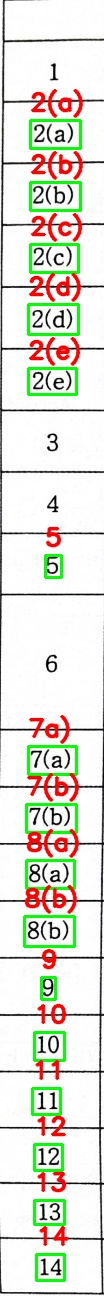
#> input picture AI/OCR_experiments/Easy/comparison_0404_2_parts/question_number.jpg, 104 x 1296 px
$ python -i line_detection.py   (imports and definitions only)
#> lines starting #> are read from the running program, lines starting #| are printed output that depends on the picture; after the words box and inside, x2 and y2 are one past the last pixel; in counts of white or black regions, pixels touching at a corner belong together
#> further down, picture is the input picture: shape (1296, 104, 3); mean B, G, R 216.1, 226.5, 226.4
'''
written by 오유석 0410
editted by 정다훈 0411

--- note by 정다훈 0411
수정한 'detect_and_crop_by_line' 함수 설명은 아래와 같다.

1. 파라미터
    - image_path
    - output_dir
    - is_answer
        question_number 이미지면 False, answer 이미지면 True로 입력하면 된다.
        이 파라미터에 따라 저장 파일명이 달라진다.


0514 수정 사항 by 정다훈:
- image_path 대신 image_dir_path를 받아 os.walk로 디렉토리를 순회하며 이미지 파일을 처리하도록 변경
- 이미지 파일명에 따라 is_answer 값을 설정하도록 변경
'''

import cv2
import numpy as np
import os

def enhance_horizontal_lines(image):
    # 그레이스케일로 변환
    gray = cv2.cvtColor(image, cv2.COLOR_BGR2GRAY)
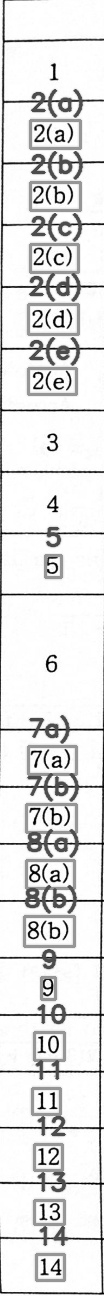
#> gray: shape (1296, 104); min 0, max 255, mean 225.3

    # 대비 향상
    clahe = cv2.createCLAHE(clipLimit=2.0, tileGridSize=(8,8))
    enhanced = clahe.apply(gray)

    # 노이즈 제거를 위한 블러
    blurred = cv2.GaussianBlur(enhanced, (5, 5), 0)
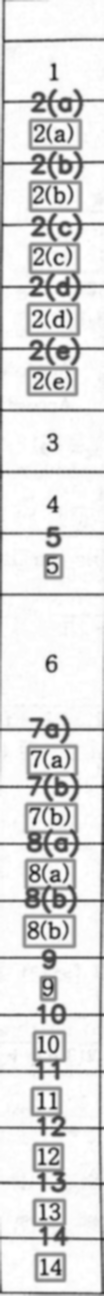
#> blurred: shape (1296, 104); min 36, max 255, mean 220.1

    # Otsu's 이진화로 자동 임계값 설정
    _, binary = cv2.threshold(blurred, 0, 255, cv2.THRESH_BINARY_INV + cv2.THRESH_OTSU)
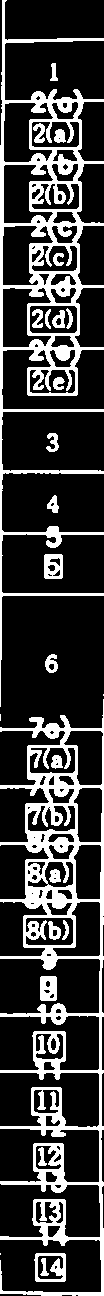
#> binary: shape (1296, 104); 22.4% white; 26 white regions (3 under 20 px), largest, box (x1, y1, x2, y2) and area: (0, 699, 104, 1296) 14688, (0, 0, 104, 707) 12245, (34, 1253, 66, 1282) 461

    # 수평선 강화
    horizontal_size = image.shape[1] // 2
#> horizontal_size = 52
    horizontal_kernel = cv2.getStructuringElement(cv2.MORPH_RECT, (horizontal_size, 1))
    horizontal_lines = cv2.morphologyEx(binary, cv2.MORPH_OPEN, horizontal_kernel, iterations=1)
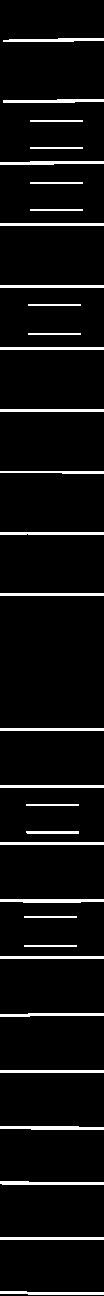
#> horizontal_lines: shape (1296, 104); 5.8% white; 31 white regions, largest, box (x1, y1, x2, y2) and area: (0, 899, 104, 903) 370, (0, 1126, 104, 1130) 360, (0, 1181, 104, 1185) 339

    return horizontal_lines

# [111 lines left out: functions detect_and_crop_by_lines, main, not called in this run]

# [2 lines not run here, left out]

>>> import cv2
>>> picture = cv2.imread('../../../OCR_experiments/Easy/comparison_0404_2_parts/question_number.jpg')
>>> result = enhance_horizontal_lines(picture)

$ run again, on AI/OCR_experiments/Easy/comparison_0404_2_parts/Normal.jpg
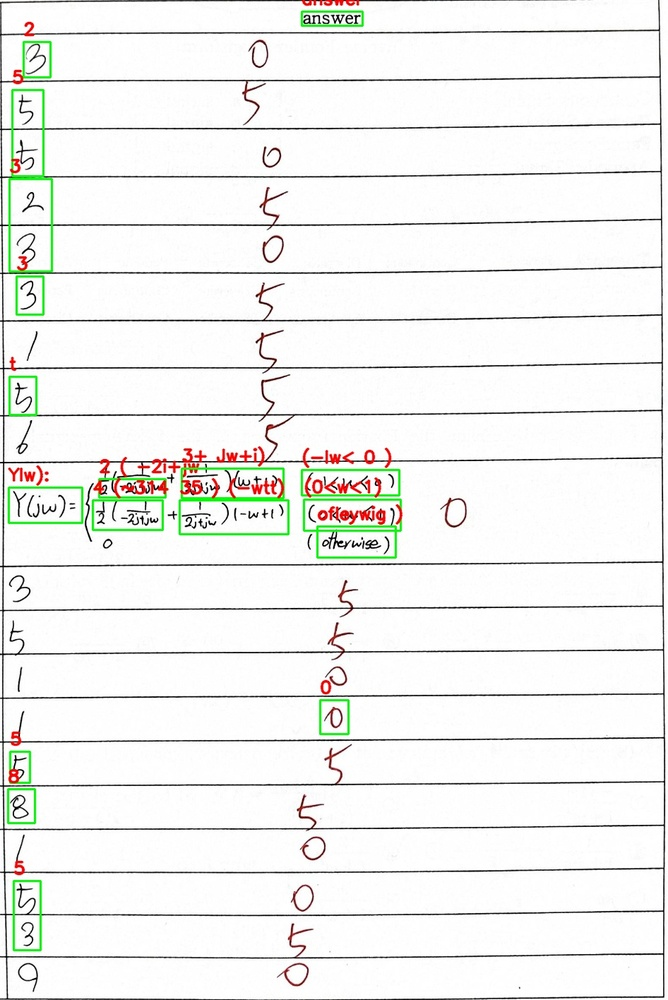
#> input picture AI/OCR_experiments/Easy/comparison_0404_2_parts/Normal.jpg, 668 x 1000 px, shrunk from 946 x 1416 before the run
#> picture is the input picture: shape (1000, 668, 3); mean B, G, R 239.4, 241.7, 240.9
#> in enhance_horizontal_lines, `_, binary = cv2.threshold(blurred, 0, 255, cv2.THRESH_BINARY_INV + cv2..`:
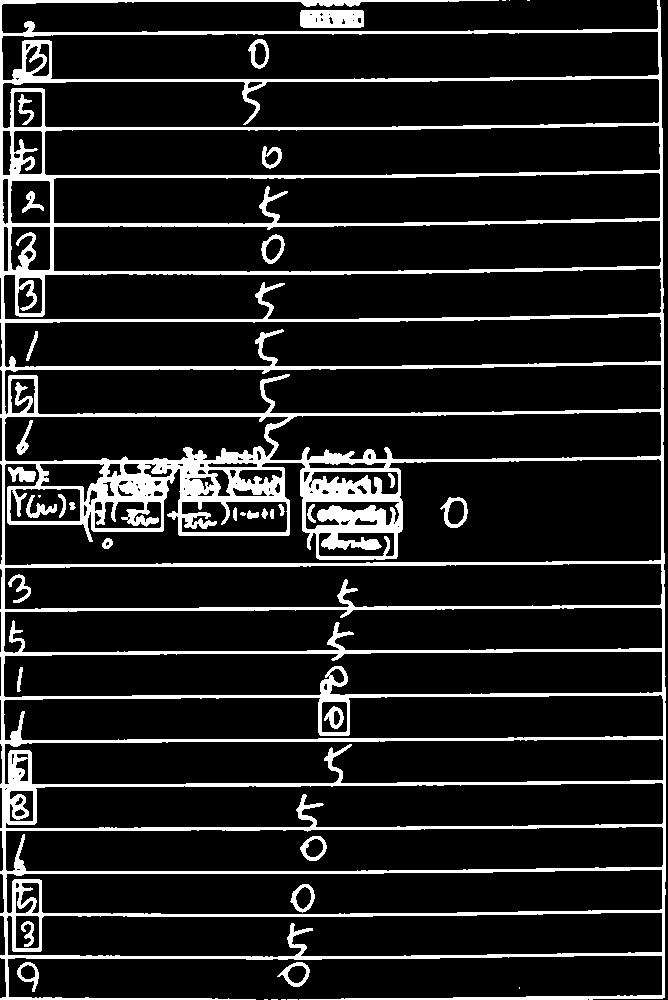
#> binary: shape (1000, 668); 12.8% white; 40 white regions (10 under 20 px), largest, box (x1, y1, x2, y2) and area: (0, 0, 666, 1000) 79676, (300, 10, 364, 28) 1083, (440, 497, 468, 528) 318
#> in enhance_horizontal_lines, `horizontal_lines = cv2.morphologyEx(binary, cv2.MORPH_OPEN, horizontal..`:
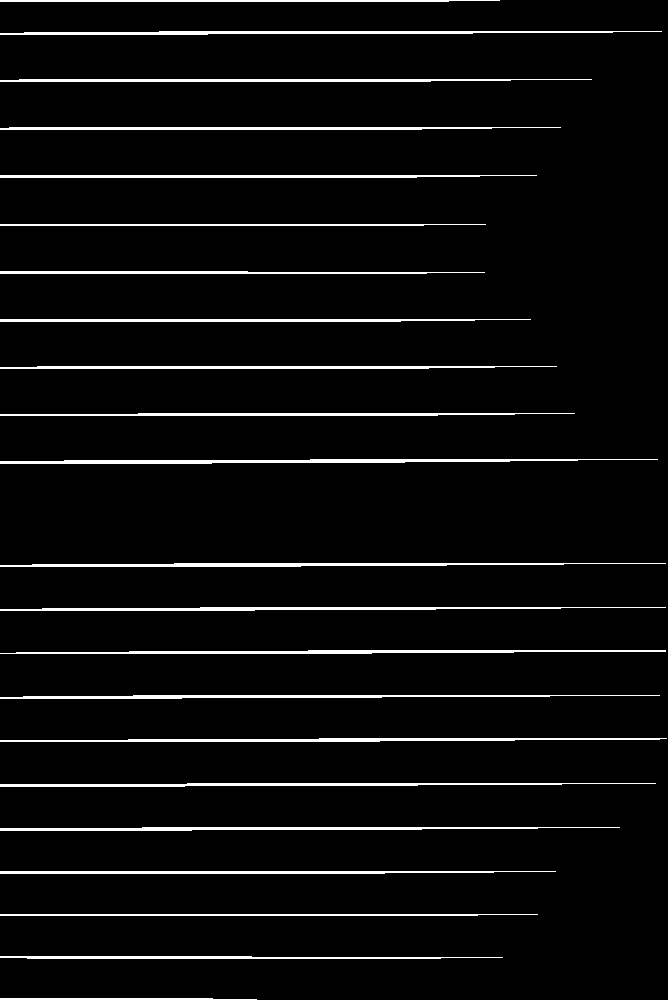
#> horizontal_lines: shape (1000, 668); 4.7% white; 22 white regions, largest, box (x1, y1, x2, y2) and area: (0, 459, 658, 464) 1989, (0, 738, 667, 742) 1775, (0, 31, 662, 35) 1773

$ run again, on AI/OCR_experiments/Easy/comparison_0404_2_parts/Normal_3.jpg
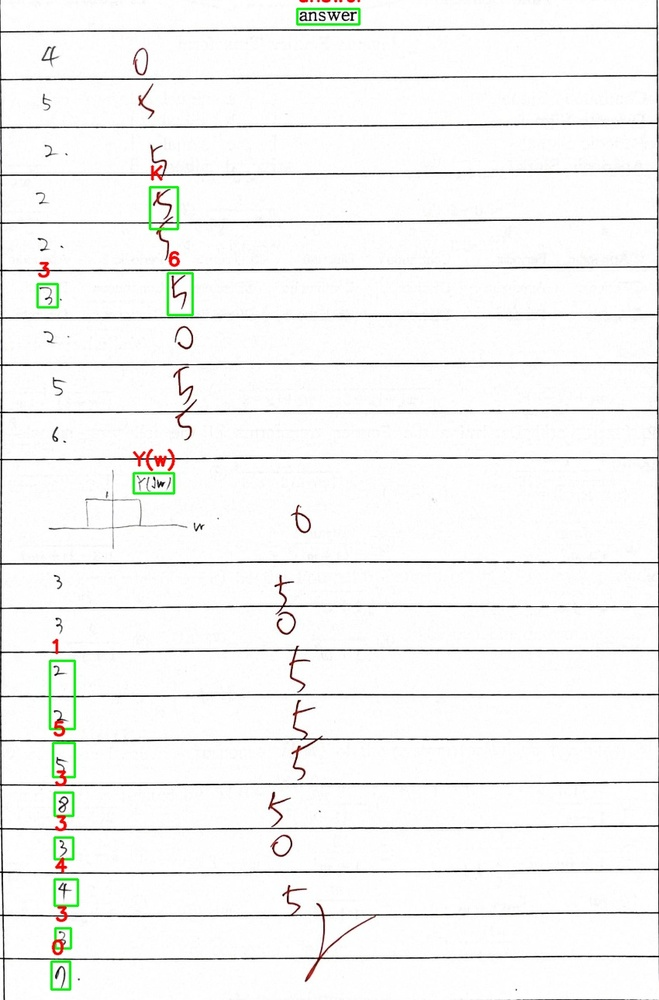
#> input picture AI/OCR_experiments/Easy/comparison_0404_2_parts/Normal_3.jpg, 659 x 1000 px, shrunk from 850 x 1290 before the run
#> picture is the input picture: shape (1000, 659, 3); mean B, G, R 243.4, 244.4, 244
#> in enhance_horizontal_lines, `_, binary = cv2.threshold(blurred, 0, 255, cv2.THRESH_BINARY_INV + cv2..`:
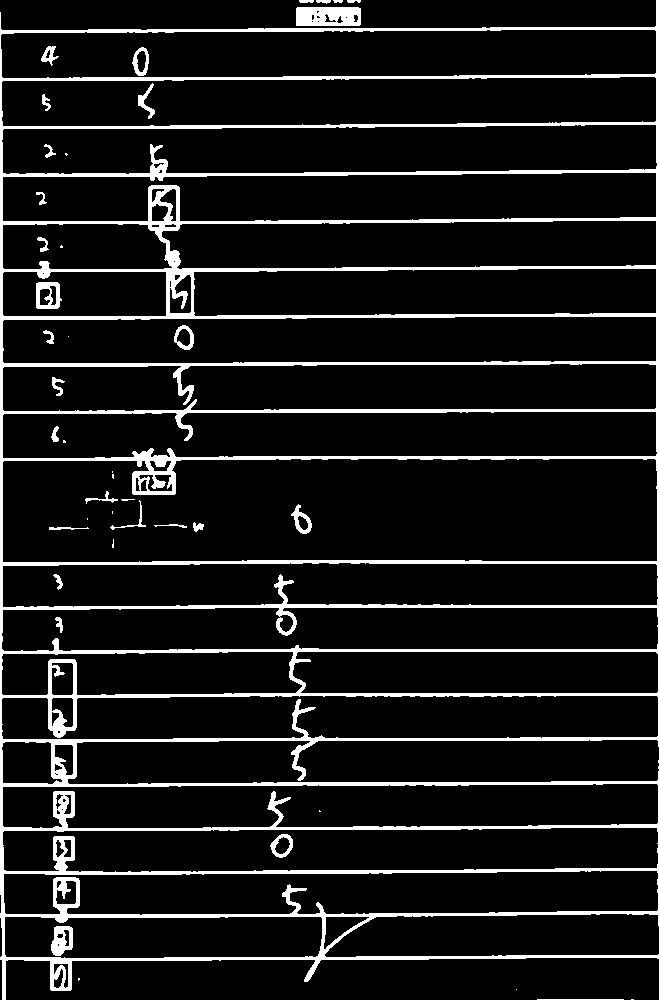
#> binary: shape (1000, 659); 9.7% white; 45 white regions (15 under 20 px), largest, box (x1, y1, x2, y2) and area: (0, 0, 659, 1000) 59110, (296, 7, 361, 26) 1136, (51, 926, 73, 956) 458
#> in enhance_horizontal_lines, `horizontal_lines = cv2.morphologyEx(binary, cv2.MORPH_OPEN, horizontal..`:
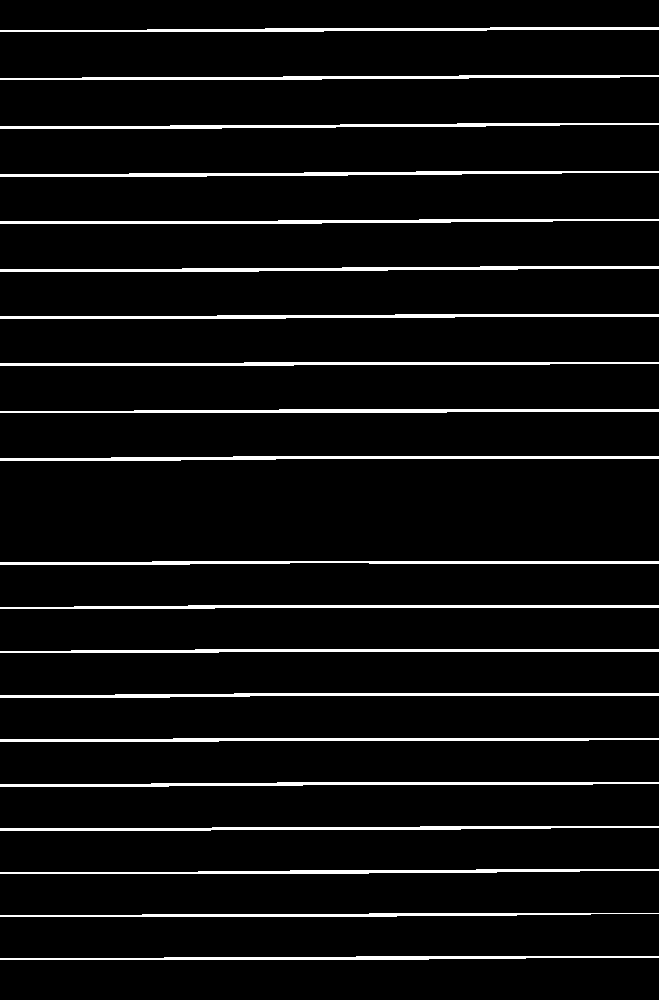
#> horizontal_lines: shape (1000, 659); 5.9% white; 20 white regions, largest, box (x1, y1, x2, y2) and area: (0, 266, 659, 272) 2138, (0, 314, 659, 319) 2106, (0, 456, 659, 461) 2090

$ run again, on AI/OCR_experiments/Easy/comparison_0404_2_parts/bad_handwriting_1.jpg
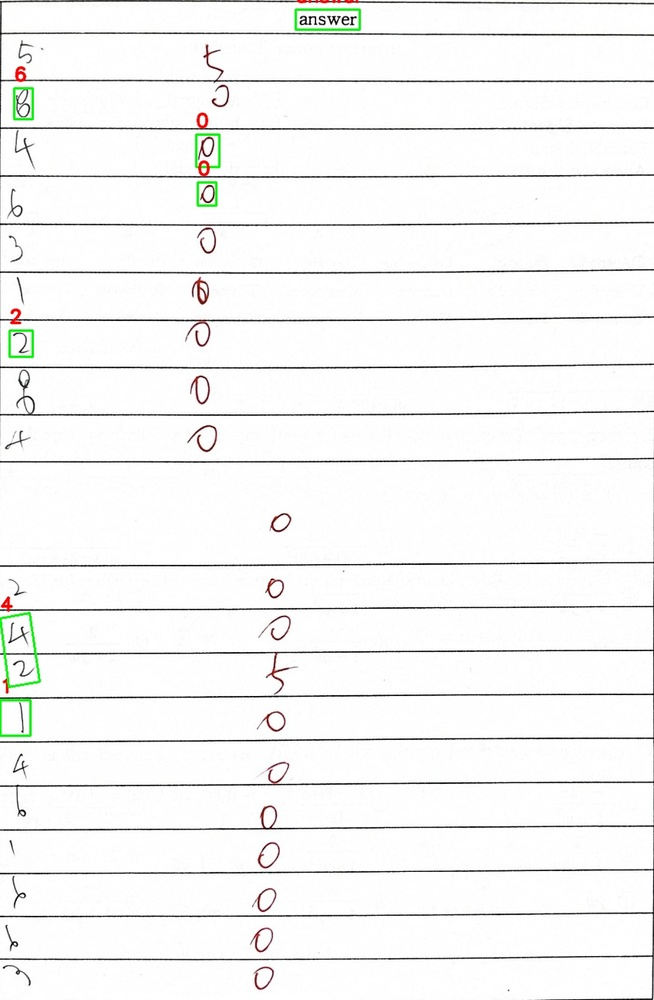
#> input picture AI/OCR_experiments/Easy/comparison_0404_2_parts/bad_handwriting_1.jpg, 654 x 1000 px, shrunk from 848 x 1296 before the run
#> picture is the input picture: shape (1000, 654, 3); mean B, G, R 244.5, 245.2, 245
#> in enhance_horizontal_lines, `_, binary = cv2.threshold(blurred, 0, 255, cv2.THRESH_BINARY_INV + cv2..`:
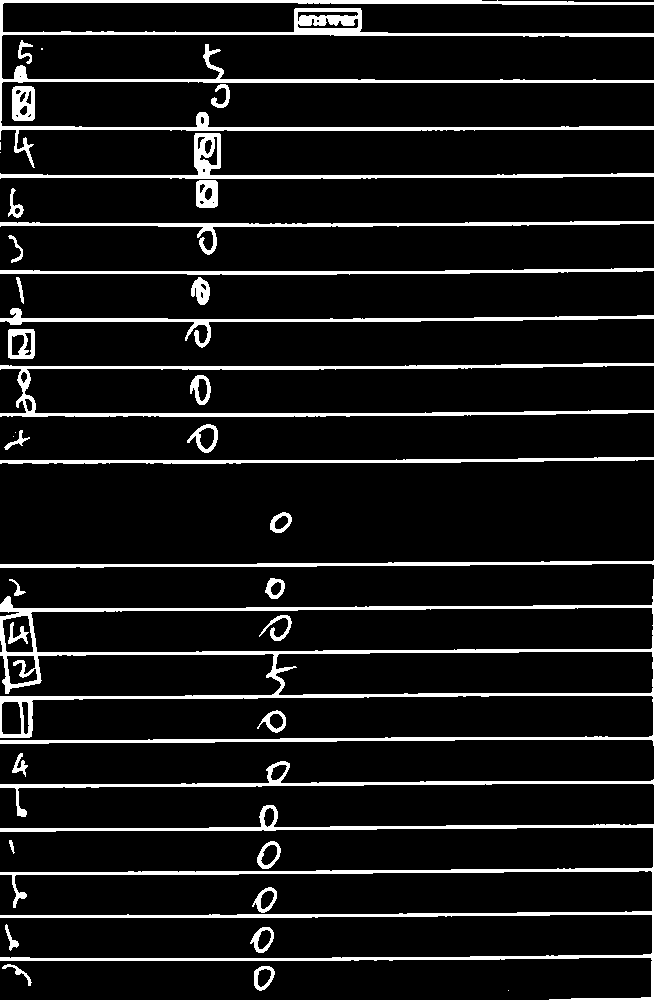
#> binary: shape (1000, 654); 9.2% white; 43 white regions (6 under 20 px), largest, box (x1, y1, x2, y2) and area: (0, 0, 654, 168) 11135, (0, 579, 654, 746) 10977, (0, 805, 654, 1000) 9613
#> in enhance_horizontal_lines, `horizontal_lines = cv2.morphologyEx(binary, cv2.MORPH_OPEN, horizontal..`:
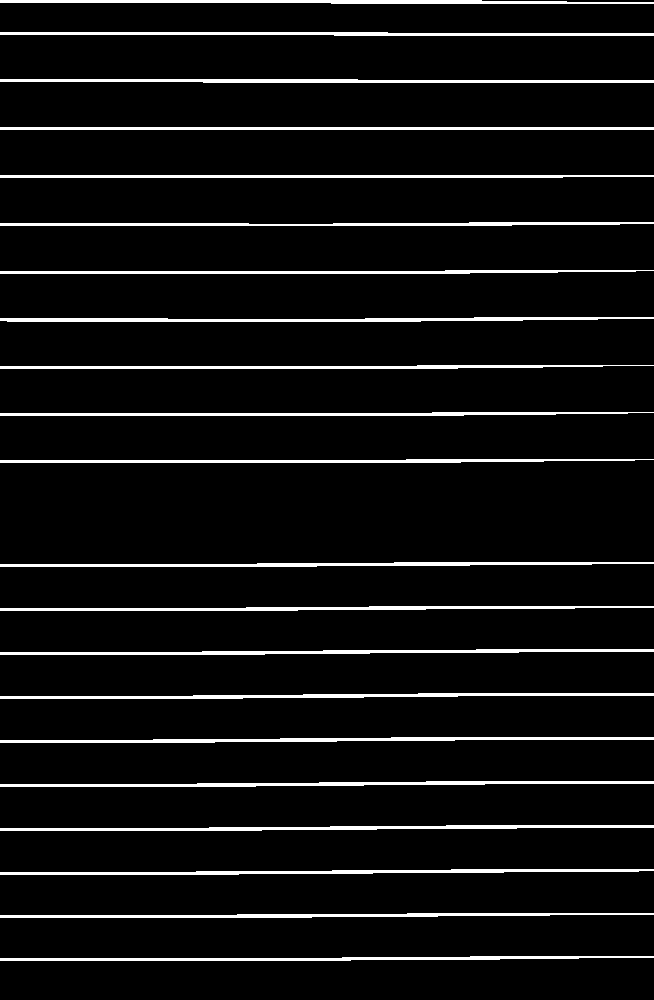
#> horizontal_lines: shape (1000, 654); 6.4% white; 21 white regions, largest, box (x1, y1, x2, y2) and area: (0, 317, 654, 322) 2172, (0, 737, 654, 743) 2145, (0, 825, 654, 831) 2133
